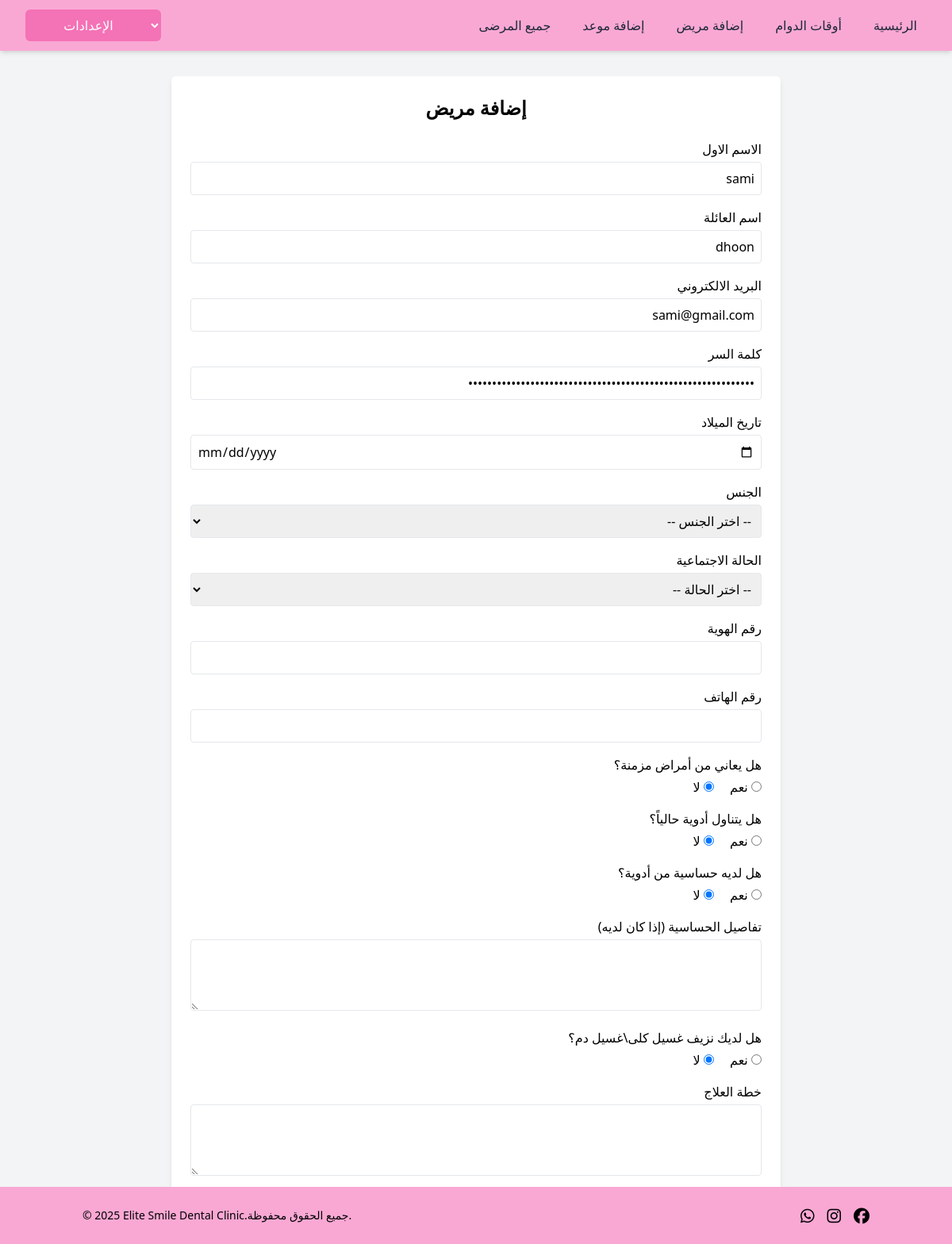
/doctor/edit_patient_display/8, run on an earlier commit of the app's database.
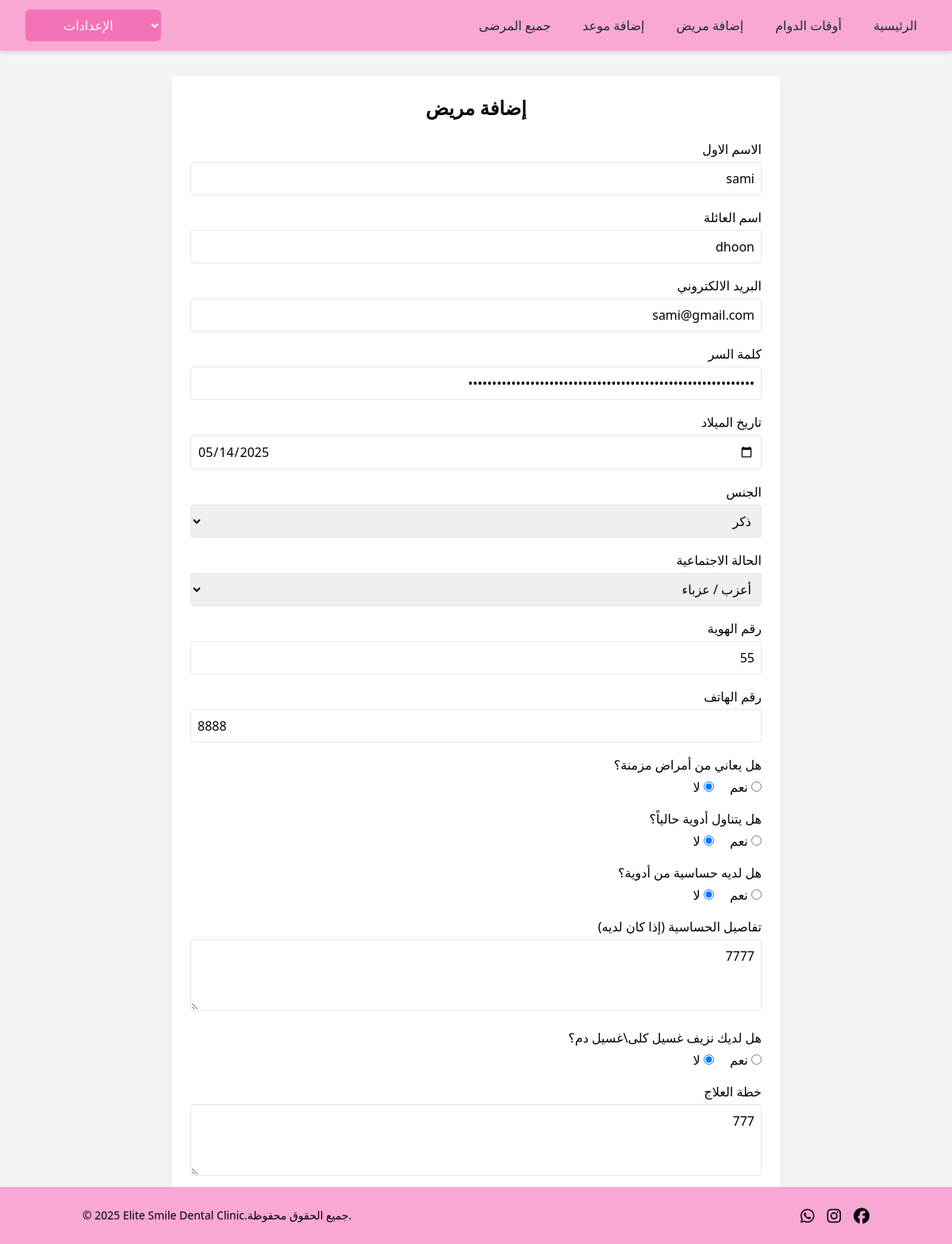
And on a later commit of the database.
### clinic_app/models.py (models this page shows, shortened)
class User(models.Model):
    first_name = models.CharField(max_length=255)
    last_name = models.CharField(max_length=255)
    email = models.CharField(max_length=255)
    password = models.CharField(max_length=255)
    role = models.CharField(max_length=255, default='patient')
    doctor = models.ForeignKey('self', null=True, blank=True, on_delete=models.SET_NULL, related_name='patients')
    birth_date = models.DateField(blank=True, null=True)
    gender = models.CharField(max_length=10, blank=True)  # No need for null=True in CharField
    social_status = models.CharField(max_length=20, blank=True)
    id_number = models.CharField(max_length=20, blank=True)
    phone = models.CharField(max_length=20, blank=True)
    chronic_disease = models.BooleanField(default=False)
    takes_medications = models.BooleanField(default=False)
    drug_allergy = models.BooleanField(default=False)
    allergy_details = models.TextField(blank=True)
    dialysis =models.BooleanField(default=False)
    treatment_plan = models.TextField(blank=True)
    created_at = models.DateTimeField(auto_now_add=True)
    updated_at = models.DateTimeField(auto_now=True)
    objects = UserManager()

### doctor_app/views.py (the view)
# urls.py: path('edit_patient_display/<int:patientid>', views.edit_patient_display, name='edit_patient_display'),
def edit_patient_display(request,patientid):
    context={
        'patient':User.objects.get(id=patientid)
    }
    return render(request,'doctor/edit_patient_display.html',context)

### doctor_app/templates/doctor/edit_patient_display.html (shortened to what the changed rows need)
<!DOCTYPE html>
<html lang="ar" dir="rtl">
<head>
    <script src="https://cdn.tailwindcss.com"></script>
</head>
<body class="bg-gray-100 font-sans">
    <body class="bg-gray-100 font-sans">
            {% include 'doctor/navbardoctor.html' %}
    <div class="max-w-3xl mx-auto p-6 bg-white shadow-md rounded-md mt-8">
        <h1 class="text-2xl font-bold mb-6 text-center">إضافة مريض</h1>
        <form method="POST" action="/doctor/update_user_info/{{patient.id}}" class="space-y-4">
            <div>
                <label for="first_name" class="block font-medium">الاسم الاول </label>
                <input type="text" id="first_name" name="first_name" value="{{patient.first_name}}"  class="w-full mt-1 p-2 border rounded" required>
            </div>
            <div>
                <label for="last_name" class="block font-medium">اسم العائلة </label>
                <input type="text" id="last_name" name="last_name" value="{{patient.last_name}}"  class="w-full mt-1 p-2 border rounded" required>
            </div>
            <div>
                <label for="email" class="block font-medium"> البريد الالكتروني </label>
                <input type="email" id="email" name="email" value="{{patient.email}}"  class="w-full mt-1 p-2 border rounded" required>
            </div>
            <div>
                <label for="password" class="block font-medium"> كلمة السر  </label>
                <input type="password" id="password" name="password" value="{{patient.password}}"  class="w-full mt-1 p-2 border rounded" required>
            </div>
            <div>
                <label for="birthdate" class="block font-medium">تاريخ الميلاد</label>
                <input type="date" id="birthdate" name="birth_date" value="{{ patient.birth_date|date:'Y-m-d' }}" class="w-full mt-1 p-2 border rounded" required>
            </div>
            <div>
                <label for="gender" class="block font-medium">الجنس</label>
                <select id="gender" name="gender"  class="w-full mt-1 p-2 border rounded" required>
                    <option value="">-- اختر الجنس --</option>
                    <option value="male" {% if patient.gender == 'male' %}selected{% endif %}>ذكر</option>
                </select>
            </div>
            <div>
                <label for="marital_status" class="block font-medium">الحالة الاجتماعية</label>
                <select id="marital_status" name="marital_status"  class="w-full mt-1 p-2 border rounded" required>
                    <option value="">-- اختر الحالة --</option>
                    <option value="اعزب" {% if patient.social_status == "اعزب" %}selected{% endif %}>أعزب / عزباء</option>
                </select>
            </div>
            <div>
                <label for="id_number" class="block font-medium">رقم الهوية</label>
                <input type="text" id="id_number" name="id_number" value="{{patient.id_number}}"  class="w-full mt-1 p-2 border rounded" required>
            </div>
            <div>
                <label for="phone" class="block font-medium">رقم الهاتف</label>
                <input type="tel" id="phone" name="phone" value="{{patient.phone}}"  class="w-full mt-1 p-2 border rounded" required>
            </div>
            <div>
                <label for="allergy_details" class="block font-medium" >تفاصيل الحساسية (إذا كان لديه)</label>
                <textarea id="allergy_details"  name="allergy_details" rows="3" class="w-full mt-1 p-2 border rounded" required>{{patient.allergy_details}}</textarea>
            </div>
            <div>
                <label for="dialysis_details" class="block font-medium">خطة العلاج</label>
                <textarea id="dialysis_details" name="dialysis_details" rows="3" class="w-full mt-1 p-2 border rounded" required>{{patient.treatment_plan}}</textarea>
            </div>
        </form>
    </div>
        {% include 'clinic/footer.html' %}
</body>
</html>

What changed in the data, as far as the page shows it:
changed User "sami": birth_date (not shown) → "05/14/2025"; gender (not shown) → "ذكر"; marital_status (not shown) → "أعزب / عزباء"; id_number (not shown) → "55"; phone (not shown) → "8888"; allergy_details (not shown) → "7777"; dialysis_details (not shown) → "777"
Also different on the page:
form field gender: "-- اختر الجنس --" → (not shown)
form field marital_status: "-- اختر الحالة --" → (not shown)
